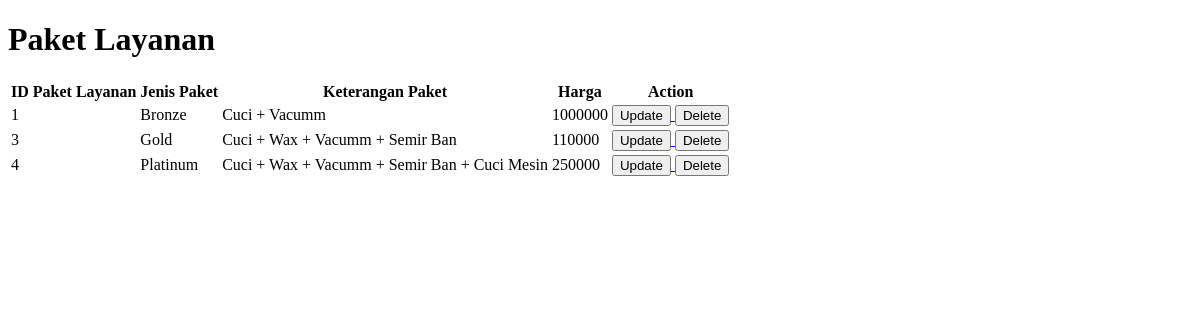
/tampilpaket, run on an earlier commit of the app's database.
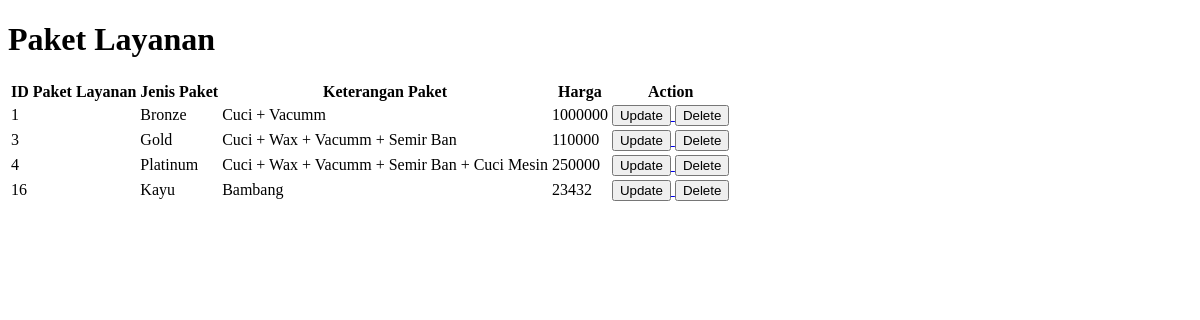
And on a later commit of the database.
### app/models.py (models this page shows, shortened)
class paketlayanan(models.Model):
    idpaketlayanan = models.AutoField(primary_key=True)
    jenispaket = models.CharField(max_length=10)
    keteranganpaket = models.CharField(max_length=50)
    harga = models.IntegerField()

### app/views.py (the view)
# urls.py: path('tampilpaket', views.indexpaket, name ='tampilpaket'),
def indexpaket(request):
    allpaketlayananobj = models.paketlayanan.objects.all()
    return render(request, 'tampilpaket.html', {
        'allpaketlayananobj' : allpaketlayananobj
    })

### app/templates/tampilpaket.html (shortened to what this page needs)
<!DOCTYPE html>
<html lang="en">
<head>
</head>
<body>
    <h1>Paket Layanan</h1>
 <table>
    <tr>
        <th>ID Paket Layanan</th>
        <th>Jenis Paket</th>
        <th>Keterangan Paket</th>
        <th>Harga</th>
        <th>Action</th>
    </tr>
    {%for item in allpaketlayananobj %}
    <tr>
        <td>{{ item.idpaketlayanan }}</td>
        <td>{{ item.jenispaket }}</td>
        <td>{{ item.keteranganpaket }}</td>
        <td>{{ item.harga }}</td>
        <td>
            <a href="{% url 'perbaruipaket' item.idpaketlayanan %}">
                <button>Update</button>
            </a>
            <a href="{% url 'hapuspaket' item.idpaketlayanan %}">
                <button>Delete</button>
            </a>
        </td>
    </tr>
    {% endfor %}
 </table>
</body>
</html>

What changed in the data, as far as the page shows it:
added paketlayanan: idpaketlayanan "16", jenispaket "Kayu", keteranganpaket "Bambang", harga "23432"
